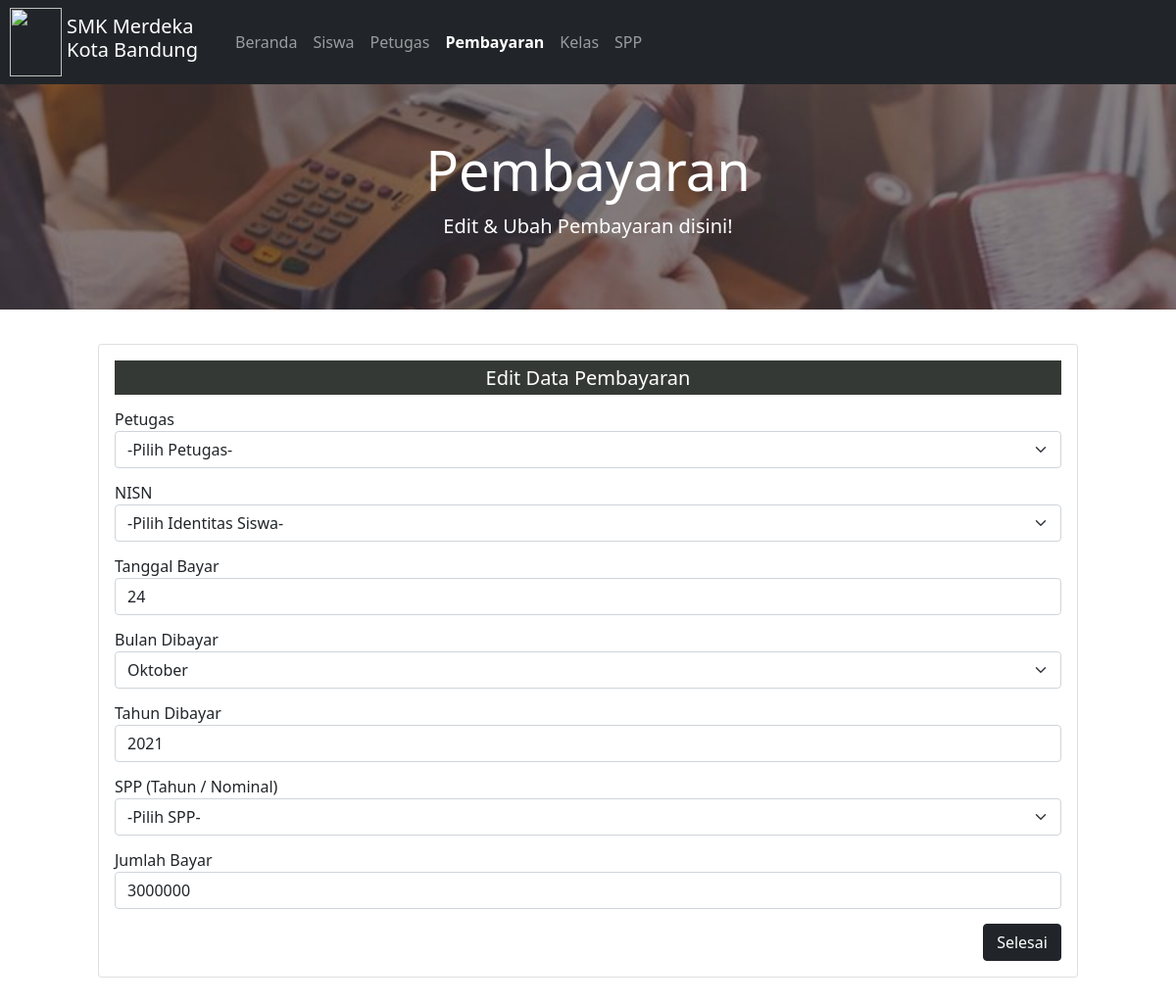
The page /edit-pembayaran.php?id_pembayaran=1001 on the database its author committed.
### tables this page shows
CREATE TABLE `pembayaran` (
  `id_pembayaran` int(11) NOT NULL,
  `id_petugas` int(11) NOT NULL,
  `nisn` varchar(10) NOT NULL,
  `tgl_bayar` int(11) NOT NULL,
  `bulan_dibayar` varchar(8) NOT NULL,
  `tahun_dibayar` varchar(4) NOT NULL,
  `id_spp` int(11) NOT NULL,
  `jumlah_bayar` int(11) NOT NULL
);

### edit-pembayaran.php (the view, shortened to what this page needs)
<html>
<head>
  <link rel="stylesheet" href="bootstrap/css/bootstrap.css" />
</head>
<body>
    <nav class="navbar navbar-expand-lg navbar-dark bg-dark">
        <img src="img/logo_sekolah.png" width="53px" height="70px" alt="" style="margin-left: 10px;">
        <h5 style="margin-left:5px;" class="text-white">SMK Merdeka<br>Kota Bandung</h5>
        <div class="collapse navbar-collapse" id="navbarNav">
            <ul class="navbar-nav">
                <li class="nav-item active">
                    <a class="nav-link" href="index.php" style="margin-left: 30px;">Beranda</a>
                </li>
                <li class="nav-item active">
                    <a class="nav-link" href="siswa.php">Siswa</a>
                </li>
                <li class="nav-item active">
                    <a class="nav-link" href="petugas.php">Petugas</a>
                </li>
                <li class="nav-item active">
                    <a class="nav-link text-white" href="pembayaran.php"><b>Pembayaran</b></a>
                </li>
                <li class="nav-item active">
                    <a class="nav-link" href="kelas.php">Kelas</a>
                </li>
                <li class="nav-item active">
                    <a class="nav-link" href="spp.php">SPP</a>
                </li>
            </ul>
        </div>
    </nav>
    <div class="d-flex justify-content-center align-items-center" style="height: 230px;background-image: url(img/pembayaran-bg.png); background-position: center; background-size:cover;">
        <div class="text-center text-white">
            <h2 class="display-4"><b>Pembayaran</b></h2>
            <p class="lead">Edit & Ubah Pembayaran disini!</p>
        </div>
    </div>
    <?php
    include "koneksi.php";
    $id_pembayaran = $_GET['id_pembayaran'];
    $query_mysqli = mysqli_query($koneksi, "SELECT * FROM pembayaran WHERE id_pembayaran='$id_pembayaran'");
    while ($data = mysqli_fetch_array($query_mysqli)) {
    ?>
        <div class="card col-md-10 mx-auto" style="margin-top:35px ; ">
            <div class="card-body">
                <h5 class="text-center text-white d-flex justify-content-center align-items-center" style="background-color: #353935; height: 35px;">Edit Data Pembayaran</h5>
                <form method="POST" action="update-pembayaran.php">
                    <div class="form-group" style="margin-top: 13px;">
                        <label for="id_petugas">Petugas</label>
                        <select class="form-select" name="id_petugas">
                            <?php
                            include "koneksi.php";
                            $sql = mysqli_query($koneksi, "SELECT * FROM pembayaran WHERE id_pembayaran='$id_pembayaran'");
                            while ($data = mysqli_fetch_array($sql)) {
                            ?>
                                <option value="<?php echo $data['id_petugas']; ?>">-Pilih Petugas-</option>
                            <?php } ?>
                        </select>
                    </div>
                    <div class="form-group" style="margin-top: 13px;">
                        <label for="nisn">NISN</label>
                        <select class="form-select" name="nisn">
                            <?php
                            include "koneksi.php";
                            $sql = mysqli_query($koneksi, "SELECT * FROM pembayaran WHERE id_pembayaran='$id_pembayaran'");
                            while ($data = mysqli_fetch_array($sql)) {
                            ?>
                                <option value="<?php echo $data['nisn']; ?>">-Pilih Identitas Siswa-</option>
                            <?php
                            }
                            ?>
                        </select>
                    </div>
                    <div class="form-group" style="margin-top: 13px;">
                        <label for="tgl_bayar">Tanggal Bayar</label>
                        <?php
                        include "koneksi.php";
                        $sql = mysqli_query($koneksi, "SELECT * FROM pembayaran WHERE id_pembayaran='$id_pembayaran'");
                        while ($data = mysqli_fetch_array($sql)) {
                        ?>
                            <input type="number" class="form-control" name="tgl_bayar" value="<?php echo $data['tgl_bayar']; ?>" placeholder="Ketik tanggal bayar">
                    </div>
                    <div class="form-group" style="margin-top: 13px;">
                        <label for="bulan_dibayar">Bulan Dibayar</label>
                        <select class="form-select" name="bulan_dibayar">
                            <option value="<?php echo $data['bulan_dibayar']; ?>"><?php echo $data['bulan_dibayar']; ?></option>
                        </select>
                    </div>
                    <div class="form-group" style="margin-top: 13px;">
                        <label for="tahun_dibayar">Tahun Dibayar</label>
                        <input type="number" class="form-control" name="tahun_dibayar" value="<?php echo $data['tahun_dibayar']; ?>" placeholder="Ketik tahun dibayar">
                    <?php
                        }
                    ?>
                    </div>
                    <div class="form-group" style="margin-top: 13px;">
                        <label for="id_spp">SPP (Tahun / Nominal)</label>
                        <select class="form-select" name="id_spp">
                            <?php
                            include "koneksi.php";
                            $sql = mysqli_query($koneksi, "SELECT * FROM pembayaran WHERE id_pembayaran='$id_pembayaran'");
                            while ($data = mysqli_fetch_array($sql)) {
                            ?>
                                <option value="<?php echo $data['id_spp'] ?>">-Pilih SPP-</option>
                            <?php
                            }
                            ?>
                        </select>
                    </div>
                    <div class="form-group" style="margin-top: 13px;">
                        <label for="jumlah_bayar">Jumlah Bayar</label>
                        <?php
                        include "koneksi.php";
                        $sql = mysqli_query($koneksi, "SELECT * FROM pembayaran WHERE id_pembayaran='$id_pembayaran'");
                        while ($data = mysqli_fetch_array($sql)) {
                        ?>
                            <input type="number" class="form-control" name="jumlah_bayar" value="<?php echo $data['jumlah_bayar'] ?>" placeholder="Ketik jumlah bayar">
                        <?php
                        }
                        ?>
                    </div>
                    <button class="btn btn-dark float-end" type="submit" style="margin-top: 15px; width: 80px;">Selesai</button>
                </form>
            <?php } ?>
            </div>
        </div>
        <br>
        <br>
        <br>
</body>
</html>

### rows shown on the page
pembayaran: tgl_bayar "24", bulan_dibayar "Oktober", tahun_dibayar "2021", jumlah_bayar "3000000"
